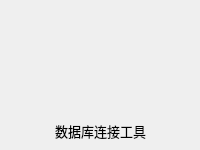
                           <widget class="QWidget" name="widget_15" native="true">
                            <property name="geometry">
                             <rect>
                              <x>10</x>
                              <y>330</y>
                              <width>200</width>
                              <height>150</height>
                             </rect>
                            </property>
                            <property name="minimumSize">
                             <size>
                              <width>200</width>
                              <height>150</height>
                             </size>
                            </property>
                            <property name="maximumSize">
                             <size>
                              <width>100</width>
                              <height>50</height>
                             </size>
                            </property>
                            <property name="styleSheet">
                             <string notr="true">#widget_15{
background-color: rgba(64, 96, 115, 255);
border-radius: 10px;
}</string>
                            </property>
                            <widget class="QWidget" name="widget_16" native="true">
                             <property name="geometry">
                              <rect>
                               <x>60</x>
                               <y>20</y>
                               <width>81</width>
                               <height>71</height>
                              </rect>
                             </property>
                             <property name="styleSheet">
                              <string notr="true">image: url(:/lib/mysql.png);</string>
                             </property>
                            </widget>
                            <widget class="QLabel" name="label_6">
                             <property name="geometry">
                              <rect>
                               <x>50</x>
                               <y>120</y>
                               <width>101</width>
                               <height>21</height>
                              </rect>
                             </property>
                             <property name="font">
                              <font>
                               <family>OPPOSans B</family>
                               <pointsize>10</pointsize>
                              </font>
                             </property>
                             <property name="text">
                              <string>数据库连接工具</string>
                             </property>
                             <property name="alignment">
                              <set>Qt::AlignCenter</set>
                             </property>
                            </widget>
                            <widget class="QToolButton" name="toolButton_7">
                             <property name="geometry">
                              <rect>
                               <x>160</x>
                               <y>0</y>
                               <width>40</width>
                               <height>40</height>
                              </rect>
                             </property>
                             <property name="minimumSize">
                              <size>
                               <width>40</width>
                               <height>40</height>
                              </size>
                             </property>
                             <property name="maximumSize">
                              <size>
                               <width>40</width>
                               <height>40</height>
                              </size>
                             </property>
                             <property name="styleSheet">
                              <string notr="true">QToolButton {
	
	color: rgb(217, 236, 237);
	background-color: rgba(255, 255, 255, 0);
	border: none;
}

QToolButton::menu-indicator { 
	image: None;
}

 
QToolButton:hover {
	color: rgb(255, 255, 255);
	background-color: rgba(255, 255, 255, 0);
	border: none;
}</string>
                             </property>
                             <property name="text">
                              <string/>
                             </property>
                             <property name="icon">
                              <iconset resource="lib.qrc">
                               <normaloff>:/lib/caozuo.png</normaloff>:/lib/caozuo.png</iconset>
                             </property>
                             <property name="iconSize">
                              <size>
                               <width>20</width>
                               <height>20</height>
                              </size>
                             </property>
                            </widget>
                           </widget>
